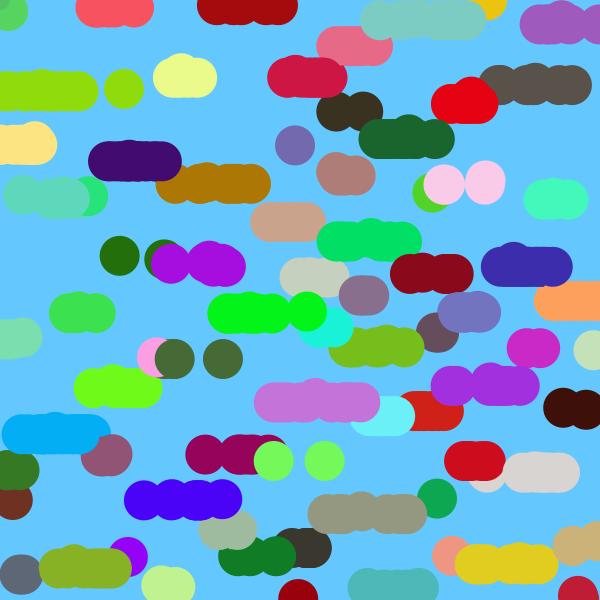
Frame 1 (no input)
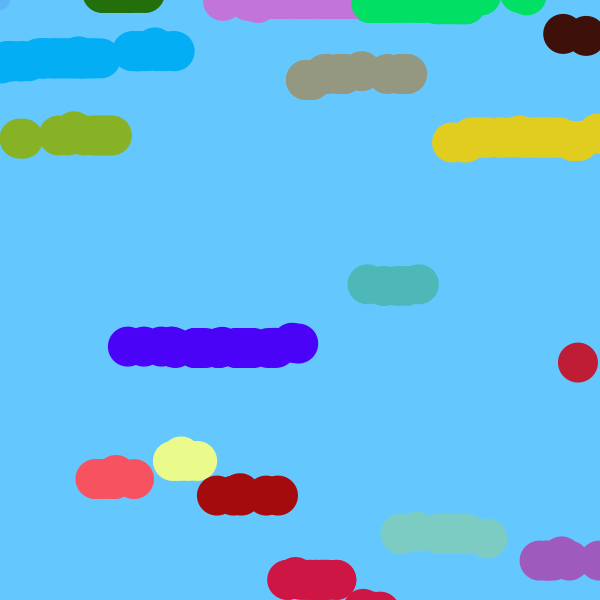
Frame 60 (the mouse pressed at the canvas centre just before this capture)
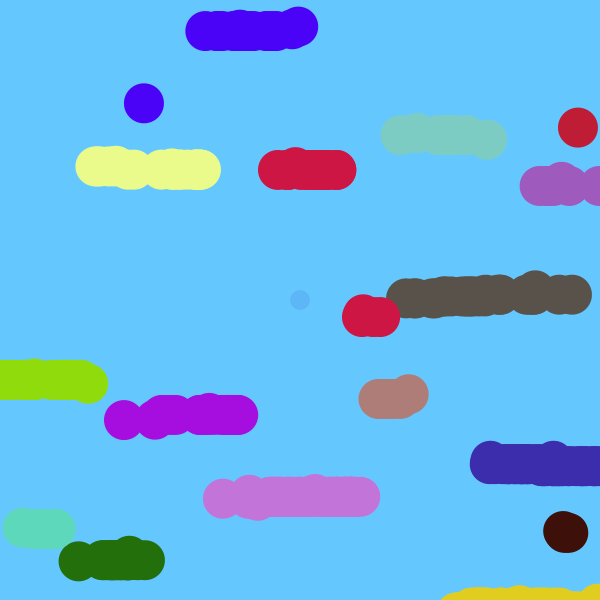
Frame 120 (the mouse held since frame 60 and released just before this capture)

The Processing sketch that drew these frames (run headless with seeded random() and noise(); from frame 60 on, the mouse is pressed at the canvas centre):

// Processing sketch: processing_115701
// ── processing_115701.pde

Cloud myCloud1;
Cloud myCloud2;
Cloud [] myCloud = new Cloud[500];


void setup() {
  size(600, 600);
  // Filled up our array with Cloud objects
  for (int f = 0; f<myCloud.length; f++) {
    myCloud[f] = new Cloud(color(random(255), random(255), random(255)), random(width), random(height), random(-5, -1));
}
}

void draw() {
  background (100, 200, 255);
  // Go through each Cloud
  for (int f = 0; f< myCloud.length; f++) {
    // For this Cloud, compare me to all the other Cloud
    for (int g = 0; g < myCloud.length; g++) {
      // If the Cloud I'm comparing dist for does not equal the Cloud, I'm comparing dist to
      if (f!=g) {
        if (myCloud[f].isNear(myCloud[g]))  {
          myCloud[f].c = myCloud[g].c;
          myCloud[f].y = myCloud[g].y;
        }
      }
    }
    // Display this Cloud
    myCloud[f].display();

    // Move this Cloud
    myCloud[f].shimmy();
  }
  fill(40, 60, 180, 30);
  ellipse(mouseX, mouseY, 20, 20);
}




class Cloud {
  color c;
  float x;
  float y;
  float SpeedY;

  //Cloud constructor
  Cloud(color tempC, float tempX, float tempY, float tempSpeedY) {
    //the Cloud
    c=tempC;
    x=tempX;
    y=tempY;
  SpeedY=tempSpeedY;
  }

  void display() {
    noStroke();
    fill(c);
    ellipse(x,y, 40, 40);
    if (mouseX> x && mouseX< x+40 && mouseY> y && mouseY< y+40){
      fill(255, 0, 0);
    rect(0, 0, 700, 700);
    fill(255, 255, 0);
    }
  }

  // Move the Cloud!
  void shimmy() {
    y+=SpeedY;
    if (y<-200) {
      y=height+100;
    }
    if (keyPressed==true){
      y+=-SpeedY;
    }
  }
    
  
  
  // Check to see if this Cloud is near some other Cloud
  boolean isNear(Cloud otherCloud) {
    float distance = dist(x, y, otherCloud.x, otherCloud.y);
    if (distance < 50) {
      return true;
    }
    else {
      return false;
    }
  }
}
